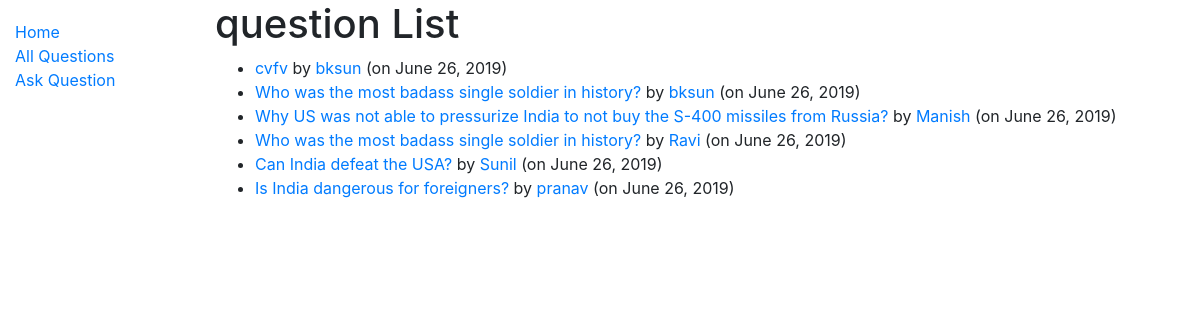
Before: /myquora/questions/ with the older database file.
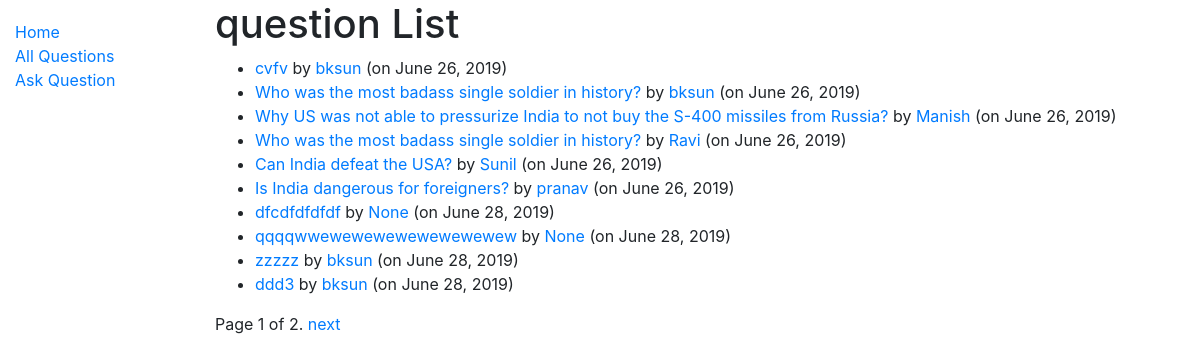
After: the same page with the newer database file.
### myquora/models.py (models this page shows, shortened)
class Question(models.Model):
    author = models.ForeignKey(Author, on_delete=models.SET_NULL, null=True)
    question_text = models.TextField(max_length=1000, help_text='Enter your question in brief∂')
    date_created = models.DateField(null=True, default=datetime.now())
    date_updated = models.DateField(null=True, default=datetime.now())
    def get_absolute_url(self):
        print('Building absolute URLs...')
        print([str(self.id)])
        return reverse('question-detail', args=[str(self.id)])

class Author(models.Model):
    user = models.ForeignKey(User, on_delete=models.CASCADE)
    email = models.EmailField(max_length=70,blank=True)
    date_created = models.DateField(null=True, default=datetime.now())
    credits =  models.IntegerField(default=0)
    def get_absolute_url(self):
        return reverse('author-detail', args=[str(self.id)])
    def __str__(self):
        return f'{self.user.username}'

### myquora/views.py (the view)
# urls.py: path('questions/', views.QuestionListView.as_view(), name='questions'),
class QuestionListView(generic.ListView):
    model = Question
    paginate_by = 10

### myquora/templates/myquora/question_list.html
{% extends "base_generic.html" %}
{% block content %}
  <h1>question List</h1>
  {% if question_list %}
  <ul>
    {% for question in question_list %}
      <li>
        <a href="{{ question.get_absolute_url }}">{{ question.question_text }}</a> by
        <a href="{{ question.author.get_absolute_url }}"> {{question.author}} </a>
        (on {{question.date_updated}})
      </li>
    {% endfor %}
  </ul>
  {% else %}
    <p>There are no questions in the library.</p>
  {% endif %}
{% endblock %}

### myquora/templates/base_generic.html (shortened to what this page needs)
<!DOCTYPE html>
<html lang="en">
<head>
  <link rel="stylesheet" href="https://stackpath.bootstrapcdn.com/bootstrap/4.1.3/css/bootstrap.min.css">
  {% load static %}
  <link rel="stylesheet" href="{% static 'css/styles.css' %}">
</head>
<body>
  <div class="container-fluid">
    <div class="row">
      <div class="col-sm-2">
      {% block sidebar %}
        <ul class="sidebar-nav">
          <li><a href="{% url 'index' %}">Home</a></li>
          <li><a href="{% url 'questions' %}">All Questions</a></li>
          <li><a href="{% url 'question-add' %}">Ask Question</a></li>
        </ul>
     {% endblock %}
      </div>
    <br>
    <br>
    <br>
    <div class="col-sm-10 ">{% block content %}{% endblock %}
      {% block pagination %}
      {% if is_paginated %}
          <div class="pagination">
              <span class="page-links">
                  <span class="page-current">
                      Page {{ page_obj.number }} of {{ page_obj.paginator.num_pages }}.
                  </span>
                  {% if page_obj.has_next %}
                      <a href="{{ request.path }}?page={{ page_obj.next_page_number }}">next</a>
                  {% endif %}
              </span>
          </div>
      {% endif %}
    {% endblock %}
    </div>
  </div>
</body>
</html>

### myquora/static/css/styles.css (style rules this page uses)
.sidebar-nav { margin-top: 20px; padding: 0; list-style: none; }

Changed rows visible on the page:
added Question: question_text "dfcdfdfdfdf", author "None", date_updated "June 28, 2019"
added Question: question_text "qqqqwwewewewewewewewewew", author "None", date_updated "June 28, 2019"
added Question: question_text "zzzzz", author "bksun", date_updated "June 28, 2019"
added Question: question_text "ddd3", author "bksun", date_updated "June 28, 2019"
Other visible differences:
{{ page_obj.number }}: (not shown) → "1"
{{ page_obj.paginator.num_pages }}: (not shown) → "2"
text now shown: "Page of . next"
